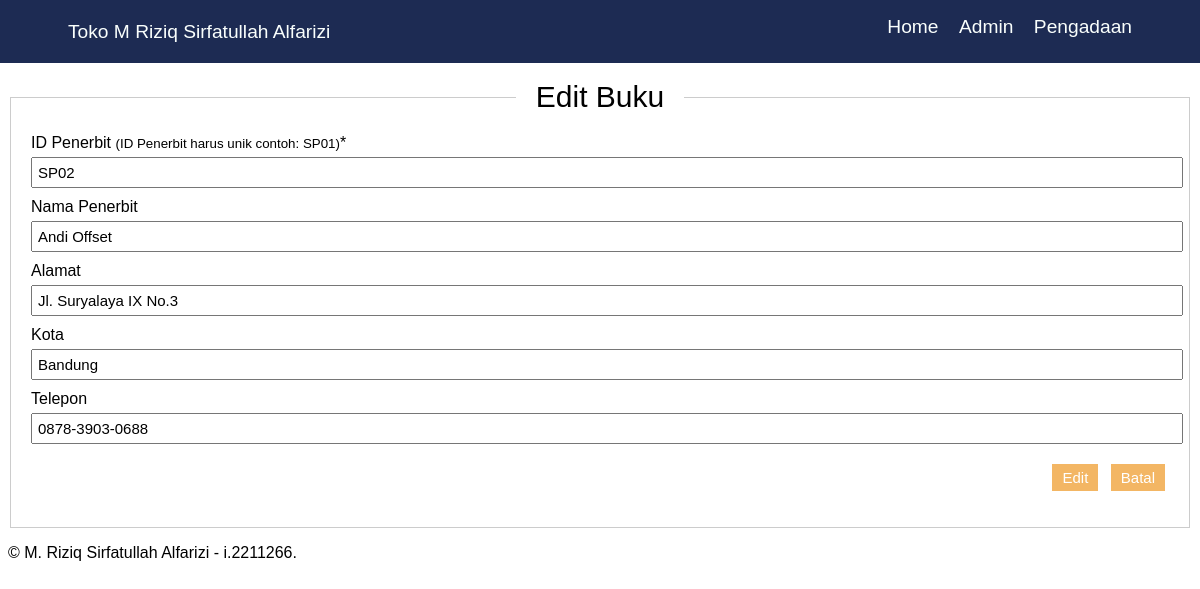
The app's page /form/edit_penerbit.php?id_penerbit=SP02 with its own data.
### tables this page shows
CREATE TABLE `tb_penerbit` (
  `id_penerbit` varchar(4) NOT NULL,
  `nama` varchar(50) NOT NULL,
  `alamat` varchar(100) NOT NULL,
  `kota` varchar(20) NOT NULL,
  `telepon` varchar(15) NOT NULL
);

### form/edit_penerbit.php (the view, shortened to what this page needs)
<!DOCTYPE html>
<html lang="en">
<head>
    <link rel="stylesheet" href="../css/form.css">
</head>
<body>
<nav class="navbar">
    <h1>Toko M Riziq Sirfatullah Alfarizi</h1>
    <div class="navbar-nav">
        <a href="../index.php">Home</a>
        <a href="../admin.php">Admin</a>
        <a href="../pengadaan.php">Pengadaan</a>
    </div>
    </nav>
    <br><br><br><br>
<fieldset>
            <?php
                include '../proses/connection.php';
                $id_penerbit = $_GET['id_penerbit'];
                $query = "SELECT * FROM tb_penerbit WHERE id_penerbit='$id_penerbit'";
                $result = mysqli_query($koneksi, $query);
                $data = mysqli_fetch_assoc($result);
            ?>
            <legend>Edit Buku</legend>
            <form action="../proses/edit_penerbit_proses.php" method="post">
            <div class="input">
                    <label>ID Penerbit
                        <small>(ID Penerbit harus unik contoh: SP01)</small>*
                    </label>
                    <input type="text" name="id_penerbit" placeholder="ID Penerbit" required value="<?php echo $data['id_penerbit'] ?>">
                </div>
                <div class="input">
                    <label>Nama Penerbit</label>
                    <input type="text" name="nama" placeholder="Nama Penerbit" required value="<?php echo $data['nama'] ?>">
                </div>
                <div class="input">
                    <label>Alamat</label>
                    <input type="text" name="alamat" placeholder="Alamat" required value="<?php echo $data['alamat'] ?>">
                </div>
                <div class="input">
                    <label>Kota</label>
                    <input type="text" name="kota" placeholder="Kota" required value="<?php echo $data['kota'] ?>">
                </div>
                <div class="input">
                    <label>Telepon</label>
                    <input type="text" name="telepon" placeholder="Telepon" required value="<?php echo $data['telepon'] ?>">
                </div>
                <div class="input" align="right">
                    <button type="submit" name="edit" onclick="return confirm('Apakah Anda yakin ingin mengubah data penerbit?')">Edit</button>
                    <button type="reset" onclick="window.location.href='../pengadaan.php'">Batal</button>
                </div>
            </form>
        </fieldset>
    <footer>
        <p>&copy; M. Riziq Sirfatullah Alfarizi - i.2211266.</p>
    </footer>
</body>
</html>

### css/form.css (style rules this page uses)
* { font-family: "Poppins", sans-serif; }
.navbar { display: flex; justify-content: space-between; align-items: center; padding: 0.5rem 5%; background-color: #1D2B53; position: fixed; top: 0; left: 0; right: 0; z-index: 9999; }
.navbar .navbar-nav a, h1 { color: hsl(160, 100%, 99%); font-family: "Poppins", sans-serif; font-weight: 200; display: inline-block; margin: 0.5rem; font-size: 1.2rem; }
.navbar .navbar-nav a::after { content: ""; display: block; padding-bottom: 0.5rem; border-bottom: 0.1rem solid #FAEF5D; transform: scaleX(0); }
a { text-decoration: none; }
button { background-color: #F3B664; border: none; color: white; padding: 5px 10px; text-align: center; text-decoration: none; display: inline-block; font-size: 16px; margin: 6px 4px; cursor: pointer; }
fieldset { border: 1px solid #ccc; padding: 20px; }
legend { color: #000; font-size: 30px; padding: 0 20px; text-align: center; }
.input { margin-bottom: 10px; }
.input label { display: block; padding-bottom: 5px; }
.input input { display: block; width: 100%; margin-bottom: 10px; font-size: 15px; padding: 5px; }
.input button { margin-top: 10px; font-size: 15px; }

### records on screen
tb_penerbit: id_penerbit "SP02", nama "Andi Offset", alamat "Jl. Suryalaya IX No.3", kota "Bandung", telepon "0878-3903-0688"
